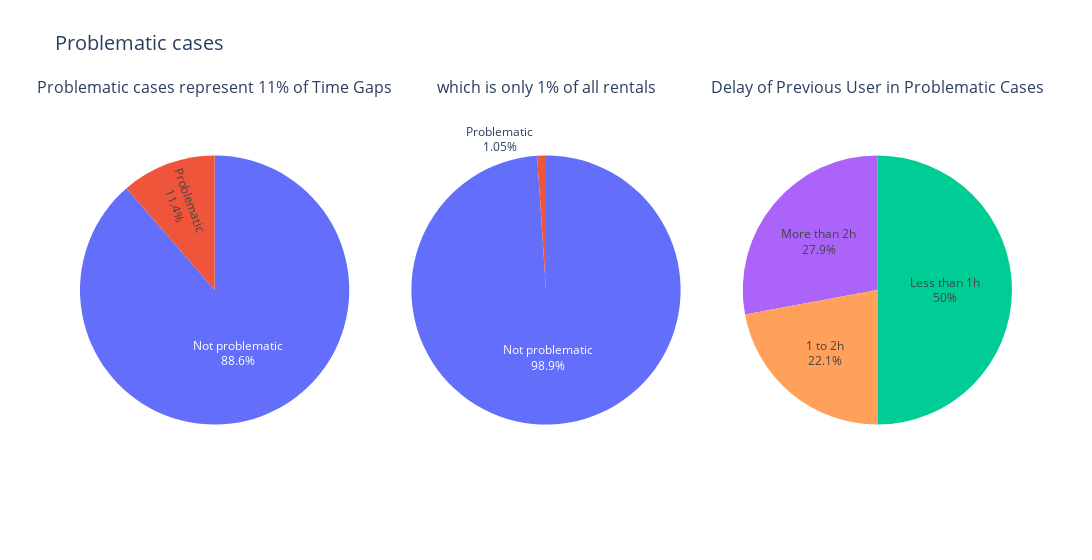

This figure's notebook cell:
### Code cell
# Exploration of problematic cases

problematic_cases = df_timegaps[df_timegaps['delta_timegap_delay']<0]
percentage_problematic_cases_from_timegaps = round (100 * len(problematic_cases) / len(df_timegaps))
percentage_problematic_cases_from_all = round (100 * len(problematic_cases) / len(sorted_delay))
print(f"Among {len(df_timegaps)} cases known of 2 subsequent rentals, {len(problematic_cases)} were problematic ({percentage_problematic_cases_from_timegaps}%), which is only {percentage_problematic_cases_from_all}% of all rentals.")
print('Most problematic cases are due to a previous delay of the previous user of less than 2h.')
# Proportion problematic cases
labels_1_2 = ['Problematic', 'Not problematic']
values1 = [len(problematic_cases), len(df_timegaps) - len(problematic_cases)]
values2 = [len(problematic_cases), len(sorted_delay) - len(problematic_cases)]
# Delay of previous user in problematic case
bins = [0, 60, 120, float('inf')]
labels_3 = ['Less than 1h', '1 to 2h', 'More than 2h']
delay_bins = pd.cut(problematic_cases['delay_of_previous_user'], bins=bins, labels=labels_3)
values3 = delay_bins.value_counts(sort=False)
# Subplots
specs = [[{'type': 'domain'}, {'type': 'domain'}, {'type': 'domain'}]]
fig = make_subplots(rows=1, cols=3, specs=specs, subplot_titles=(f"Problematic cases represent {percentage_problematic_cases_from_timegaps}% of Time Gaps", f"which is only {percentage_problematic_cases_from_all}% of all rentals", "Delay of Previous User in Problematic Cases"))
fig.add_trace(go.Pie(labels=labels_1_2, textinfo='label+percent', values=values1), row=1, col=1)
fig.add_trace(go.Pie(labels=labels_1_2, textinfo='label+percent', values=values2), row=1, col=2)
fig.add_trace(go.Pie(labels=labels_3, textinfo='label+percent',values=values3), row=1, col=3)
fig.update_layout(title='Problematic cases', title_font=dict(size=20), showlegend=False,width=1200)
fig.show()

### Figure 1 — Plotly figure (JSON) as saved in the notebook; plotly's stock layout.template omitted (floating-point values rounded to 4 significant figures)
{"data": [{"domain": {"x": [0, 0.2889], "y": [0, 1]}, "labels": ["Problematic", "Not problematic"], "textinfo": "label+percent", "type": "pie", "values": [172, 1343]}, {"domain": {"x": [0.3556, 0.6444], "y": [0, 1]}, "labels": ["Problematic", "Not problematic"], "textinfo": "label+percent", "type": "pie", "values": [172, 16174]}, {"domain": {"x": [0.7111, 1], "y": [0, 1]}, "labels": ["Less than 1h", "1 to 2h", "More than 2h"], "textinfo": "label+percent", "type": "pie", "values": [86, 38, 48]}], "layout": {"annotations": [{"font": {"size": 16}, "showarrow": false, "text": "Problematic cases represent 11% of Time Gaps", "x": 0.1444, "xanchor": "center", "xref": "paper", "y": 1, "yanchor": "bottom", "yref": "paper"}, {"font": {"size": 16}, "showarrow": false, "text": "which is only 1% of all rentals", "x": 0.5, "xanchor": "center", "xref": "paper", "y": 1, "yanchor": "bottom", "yref": "paper"}, {"font": {"size": 16}, "showarrow": false, "text": "Delay of Previous User in Problematic Cases", "x": 0.8556, "xanchor": "center", "xref": "paper", "y": 1, "yanchor": "bottom", "yref": "paper"}], "showlegend": false, "title": {"font": {"size": 20}, "text": "Problematic cases"}, "width": 1200}}
